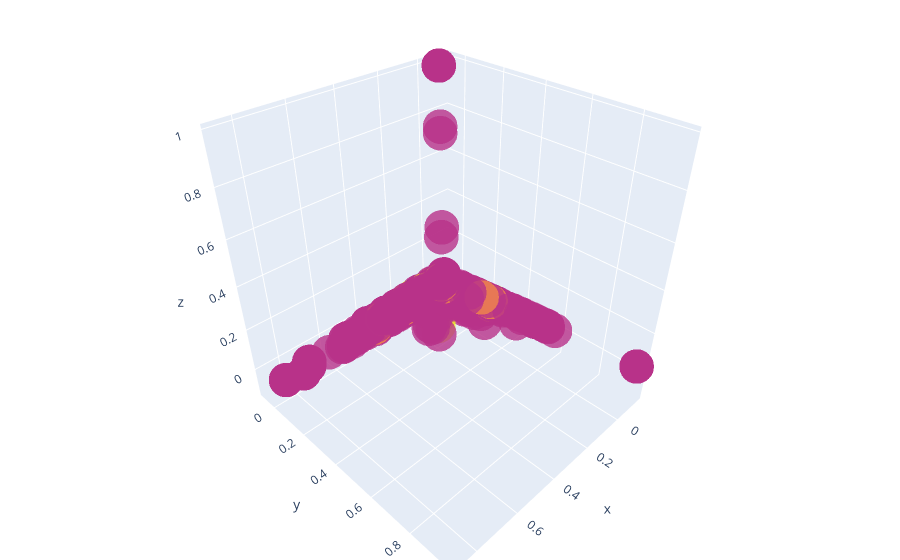

The notebook cell this image was saved under:
### Code cell
n_clusters = 8
clf = KMeans(n_clusters=n_clusters, max_iter=10000, init='k-means++', n_init=1)
labels = clf.fit_predict(X)
print(labels)

X_dense = X.todense()
coords = PCA(n_components=3).fit_transform(X_dense)

trace1 = go.Scatter3d(
    x=coords[:, 0],
    y=coords[:, 1],
    z=coords[:, 2],
    mode='markers',
    marker=dict(
        size=12,
        opacity=0.8,
        color = labels
    )
)

data = [trace1]
layout = go.Layout(
    margin=dict(
        l=0,
        r=0,
        b=0,
        t=0
    )
)
fig = go.Figure(data=data, layout=layout)
plotly.offline.iplot(fig)

### Figure 1 — Plotly figure (JSON) as saved in the notebook; plotly's stock layout.template omitted (floating-point values rounded to 4 significant figures; data arrays with more than 128 entries replaced by an {"elided": "..."} marker saying what was removed)
{"data": [{"marker": {"color": {"elided": "6632 int values"}, "opacity": 0.8, "size": 12}, "mode": "markers", "type": "scatter3d", "x": {"elided": "6632 float values"}, "y": {"elided": "6632 float values"}, "z": {"elided": "6632 float values"}}], "layout": {"margin": {"b": 0, "l": 0, "r": 0, "t": 0}}}
